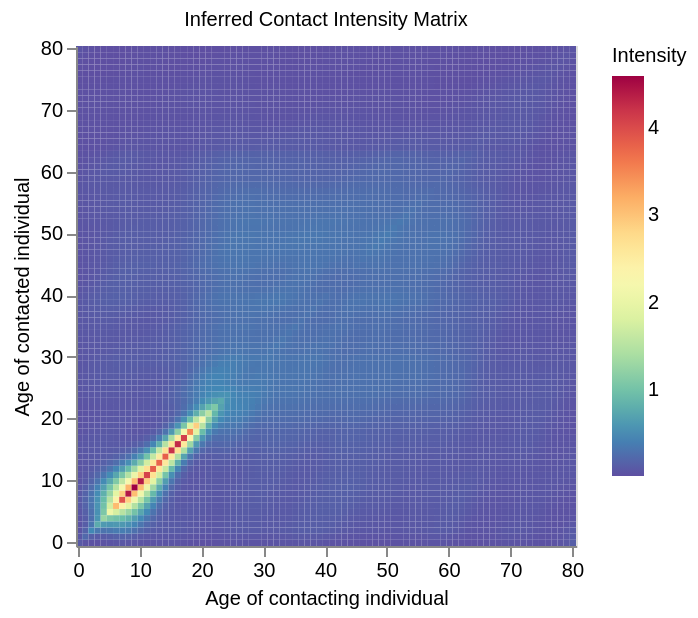

This figure's notebook cell:
### Code cell
summary_cint = summariser.summarise_cint()

cint_median = summary_cint[1]
plot_mosaic(cint_median, title='Inferred Contact Intensity Matrix', zlabel='Intensity')

### Figure 1 — Vega-Lite specification as saved in the notebook (floating-point values rounded to 4 significant figures; data arrays with more than 128 entries replaced by an {"elided": "..."} marker saying what was removed)
{"config": {"view": {"continuousWidth": 300, "continuousHeight": 300}}, "data": {"name": "data-4e3897c6f3cb72d8732ec3088f918e35"}, "mark": {"type": "rect"}, "encoding": {"color": {"field": "z", "legend": {"labelFontSize": 10, "labelFontWeight": "normal", "orient": "right", "titleFontSize": 10, "titleFontWeight": "normal"}, "scale": {"reverse": true, "scheme": "spectral"}, "title": "Intensity", "type": "quantitative"}, "x": {"axis": {"grid": false, "labelAngle": 0, "labelFontSize": 10, "labelFontWeight": "normal", "titleFontSize": 10, "titleFontWeight": "normal", "values": [0, 10, 20, 30, 40, 50, 60, 70, 80]}, "field": "x", "title": "Age of contacting individual", "type": "ordinal"}, "y": {"axis": {"grid": false, "labelFontSize": 10, "labelFontWeight": "normal", "titleFontSize": 10, "titleFontWeight": "normal", "values": [0, 10, 20, 30, 40, 50, 60, 70, 80]}, "field": "y", "scale": {"reverse": true}, "title": "Age of contacted individual", "type": "ordinal"}}, "height": 250, "title": {"text": "Inferred Contact Intensity Matrix", "anchor": "middle", "fontSize": 10, "fontWeight": "normal"}, "width": 250, "$schema": "https://vega.github.io/schema/vega-lite/v5.20.1.json", "datasets": {"data-4e3897c6f3cb72d8732ec3088f918e35": {"elided": "6561 records"}}}
